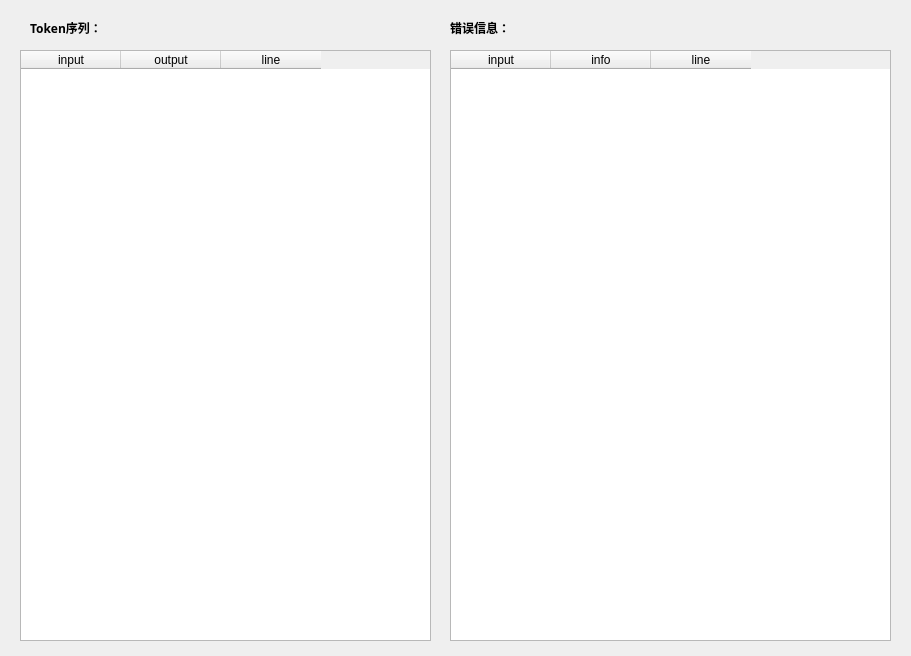
<?xml version="1.0" encoding="UTF-8"?>
<ui version="4.0">
 <class>Form</class>
 <widget class="QWidget" name="Form">
  <property name="geometry">
   <rect>
    <x>0</x>
    <y>0</y>
    <width>911</width>
    <height>656</height>
   </rect>
  </property>
  <property name="windowTitle">
   <string>Form</string>
  </property>
  <widget class="QTableWidget" name="token_table">
   <property name="geometry">
    <rect>
     <x>20</x>
     <y>50</y>
     <width>411</width>
     <height>591</height>
    </rect>
   </property>
   <attribute name="horizontalHeaderVisible">
    <bool>true</bool>
   </attribute>
   <attribute name="verticalHeaderVisible">
    <bool>false</bool>
   </attribute>
   <column>
    <property name="text">
     <string>input</string>
    </property>
   </column>
   <column>
    <property name="text">
     <string>output</string>
    </property>
   </column>
   <column>
    <property name="text">
     <string>line</string>
    </property>
   </column>
  </widget>
  <widget class="QLabel" name="label">
   <property name="geometry">
    <rect>
     <x>30</x>
     <y>20</y>
     <width>111</width>
     <height>16</height>
    </rect>
   </property>
   <property name="font">
    <font>
     <family>Berlin Sans FB Demi</family>
     <weight>75</weight>
     <bold>true</bold>
    </font>
   </property>
   <property name="text">
    <string>Token序列：</string>
   </property>
  </widget>
  <widget class="QTableWidget" name="infos_table">
   <property name="geometry">
    <rect>
     <x>450</x>
     <y>50</y>
     <width>441</width>
     <height>591</height>
    </rect>
   </property>
   <column>
    <property name="text">
     <string>input</string>
    </property>
   </column>
   <column>
    <property name="text">
     <string>info</string>
    </property>
   </column>
   <column>
    <property name="text">
     <string>line</string>
    </property>
   </column>
  </widget>
  <widget class="QLabel" name="label_3">
   <property name="geometry">
    <rect>
     <x>450</x>
     <y>20</y>
     <width>101</width>
     <height>16</height>
    </rect>
   </property>
   <property name="font">
    <font>
     <family>Berlin Sans FB Demi</family>
     <weight>75</weight>
     <bold>true</bold>
    </font>
   </property>
   <property name="text">
    <string>错误信息：</string>
   </property>
  </widget>
 </widget>
 <resources/>
 <connections/>
</ui>
